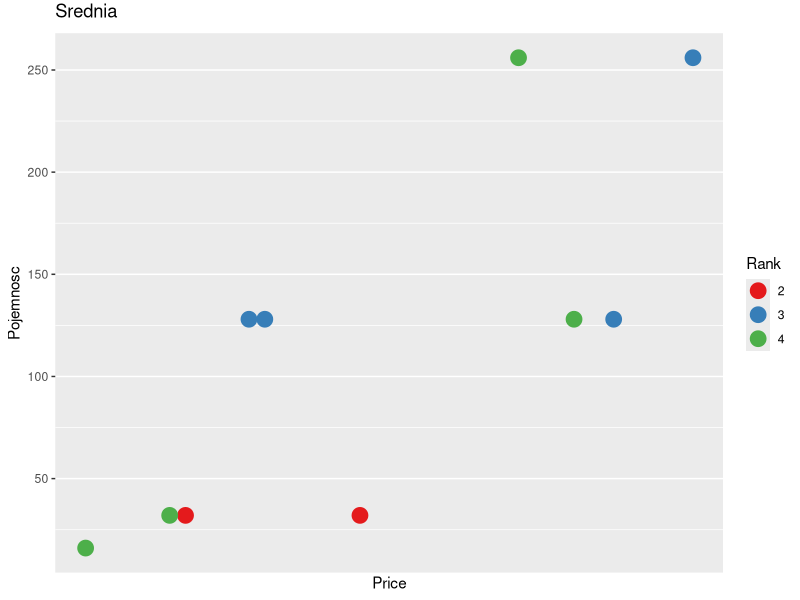

Generate this figure with R:
library("ggplot2")

df <- as.data.frame(matrix(c(7.9, 7.9, 7.9, 9.7, 7.9, 12.9, 12.9, 9.7, 12.9, 7.9,
                             32, 32, 128, 32, 128, 128, 128, 256, 256, 16,
                             2, 2, 2, 2, 2, 4, 4, 2, 4, 2,
                             2499, 2399, 2899, 3599, 2999, 4949, 5199, 4599, 5699, 1869), 10, 4))
labels <- c("1", "2", "3", "4", "5")
result <- c(2, 4, 3, 2, 3, 4, 3, 4, 3, 4)
factors <- factor(result, labels)
df <- cbind(df, factors)
colnames(df) <- c("Wyswietlacz", "Pojemnosc", "RAM", "Price", "Rank")

scatterplot <- ggplot(data=df, aes(x = Price, y = Pojemnosc, col = Rank)) + geom_point()
scatterplot <- scatterplot + geom_point(size = 5) + xlab("Price")+ylab("Pojemnosc") + labs(colour = "Rank") + ggtitle("Srednia")
scatterplot <- scatterplot + scale_colour_brewer(palette = "Set1") + theme(plot.title = element_text(vjust =+ 2)) + scale_x_continuous(breaks = 1:8)
scatterplot
